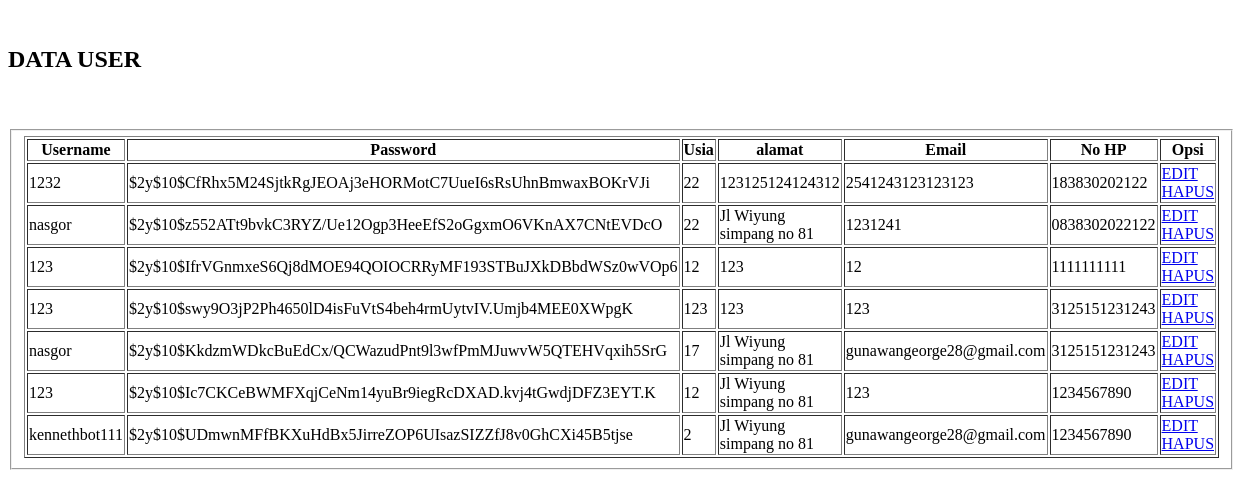
Page /register1.php on the committed database.
### tables this page shows
CREATE TABLE `akhir` (
  `username` varchar(100) NOT NULL,
  `password` varchar(100) NOT NULL,
  `usia` int DEFAULT NULL,
  `nama` varchar(100) NOT NULL,
  `alamat` varchar(100) NOT NULL,
  `email` varchar(100) NOT NULL,
  `no_hp` varchar(50) NOT NULL
);

### register1.php (the view, shortened to what this page needs)
<!DOCTYPE html>
<html lang="en">
<head>
    <link rel=stylesheet href="style.css">
</head>
<body>
    <br>
    <h2>DATA USER</h2>
    <br/>
    <br/>
    <fieldset>
    <table border="1" >
        <tr>
            <th>Username</th>
            <th>Password</th>
            <th>Usia</th>
            <th>alamat</th>
            <th>Email</th>
            <th>No HP</th>
            <th>Opsi</th>
        </tr>
        <?php
        include 'koneksi.php';
        $data = mysqli_query($koneksi,"select * from akhir");
        while($d = mysqli_fetch_array($data)){
            ?>
            <tr>
                <td><?php echo $d['username']; ?></td>
                <td><?php echo $d['password']; ?></td>
                <td><?php echo $d['usia']; ?></td>
                <td><?php echo $d['alamat']; ?></td>
                <td><?php echo $d['email']; ?></td>
                <td><?php echo $d['no_hp']; ?></td>
                <td>
                    <a href="update.php?id=<?php echo $d['username']; ?>">EDIT</a>
                    <a href="delete.php?id=<?php echo $d['username']; ?>">HAPUS</a>
                </td>
            </tr>
            <?php
        }
        ?>
    </fieldset>
</body>
</html>

### style.css (style rules this page uses)
body { background-color: #fffffff6; }

### rows in the picture
akhir: username "1232", password "$2y$10$CfRhx5M24SjtkRgJEOAj3eHORMotC7UueI6sRsUhnBmwaxBOKrVJi", usia "22", alamat "123125124124312", email "2541243123123123", no_hp "183830202122"
akhir: username "nasgor", password "$2y$10$z552ATt9bvkC3RYZ/Ue12Ogp3HeeEfS2oGgxmO6VKnAX7CNtEVDcO", usia "22", alamat "Jl Wiyung simpang no 81", email "1231241", no_hp "0838302022122"
akhir: username "123", password "$2y$10$IfrVGnmxeS6Qj8dMOE94QOIOCRRyMF193STBuJXkDBbdWSz0wVOp6", usia "12", alamat "123", email "12", no_hp "1111111111"
akhir: username "123", password "$2y$10$swy9O3jP2Ph4650lD4isFuVtS4beh4rmUytvIV.Umjb4MEE0XWpgK", usia "123", alamat "123", email "123", no_hp "3125151231243"
akhir: username "nasgor", password "$2y$10$KkdzmWDkcBuEdCx/QCWazudPnt9l3wfPmMJuwvW5QTEHVqxih5SrG", usia "17", alamat "Jl Wiyung simpang no 81", email "gunawangeorge28@gmail.com", no_hp "3125151231243"
akhir: username "123", password "$2y$10$Ic7CKCeBWMFXqjCeNm14yuBr9iegRcDXAD.kvj4tGwdjDFZ3EYT.K", usia "12", alamat "Jl Wiyung simpang no 81", email "123", no_hp "1234567890"
akhir: username "kennethbot111", password "$2y$10$UDmwnMFfBKXuHdBx5JirreZOP6UIsazSIZZfJ8v0GhCXi45B5tjse", usia "2", alamat "Jl Wiyung simpang no 81", email "gunawangeorge28@gmail.com", no_hp "1234567890"
